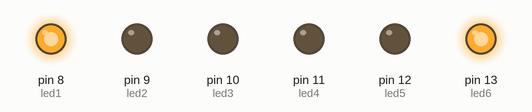
This sketch was run on a simulated Arduino Uno, built with avr-gcc and run on an emulated ATmega328P. Shown: output pins drawn as LEDs (lit = HIGH).

Above: at 0.1 s.
At 0.9 s:
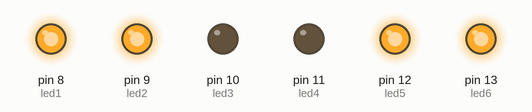
At 1.3 s:
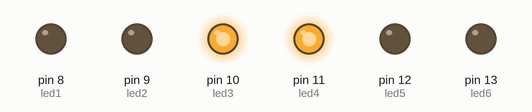
At 2.7 s:
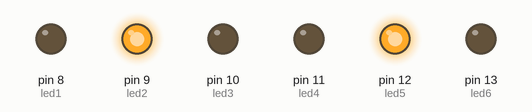
Timing chart, 0 to 3.0 s (numbered marks = the images above):
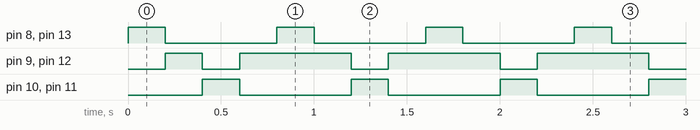

The sketch:

Cylon_Lights.ino
```cpp
// This script was written by James Oliver 2017
// It turns the LEDs into the same light effect as a cylon (off battlestar gallectica)

// declare variables for leds

int led1 = 8;
int led2 = 9;
int led3 = 10;
int led4 = 11;
int led5 = 12;
int led6 = 13;

void setup()
{
  // Setup LED pins as outputs
  pinMode(led1, OUTPUT);
  pinMode(led2, OUTPUT);
  pinMode(led3, OUTPUT);
  pinMode(led4, OUTPUT);
  pinMode(led5, OUTPUT);
  pinMode(led6, OUTPUT);

}

void loop()
{
  // put your main code here, to run repeatedly:

  //turn outside lights on
  digitalWrite(led1, HIGH);
  digitalWrite(led6, HIGH);

  //pause before next set of lights
  delay(200);

  //turn outside lights off and next pair of lights on
  digitalWrite(led1, LOW);
  digitalWrite(led6, LOW);
  digitalWrite(led2, HIGH);
  digitalWrite(led5, HIGH);

  //pause before next set of lights
  delay(200);

  //turn off last pair of lights off and inner pair of lights on
  digitalWrite(led2, LOW);
  digitalWrite(led5, LOW);
  digitalWrite(led3, HIGH);
  digitalWrite(led4, HIGH);

  //pause before next set of lights
  delay(200);

  //turn inside lights off and next pair of lights on
  digitalWrite(led3, LOW);
  digitalWrite(led4, LOW);
  digitalWrite(led2, HIGH);
  digitalWrite(led5, HIGH);

  //pause before next set of lights
  delay(200);

}
```

Measured:
- by itself, pin 8 (led1), pin 10 (led3), pin 11 (led4), pin 13 (led6): alternates HIGH for 0.20 s and LOW for 0.60 s
- by itself, pin 9 (led2), pin 12 (led5): repeats every 0.80 s: LOW 0.20 s, HIGH 0.60 s
- by itself, everything shown: repeats every 0.80 s, in 4 steps
